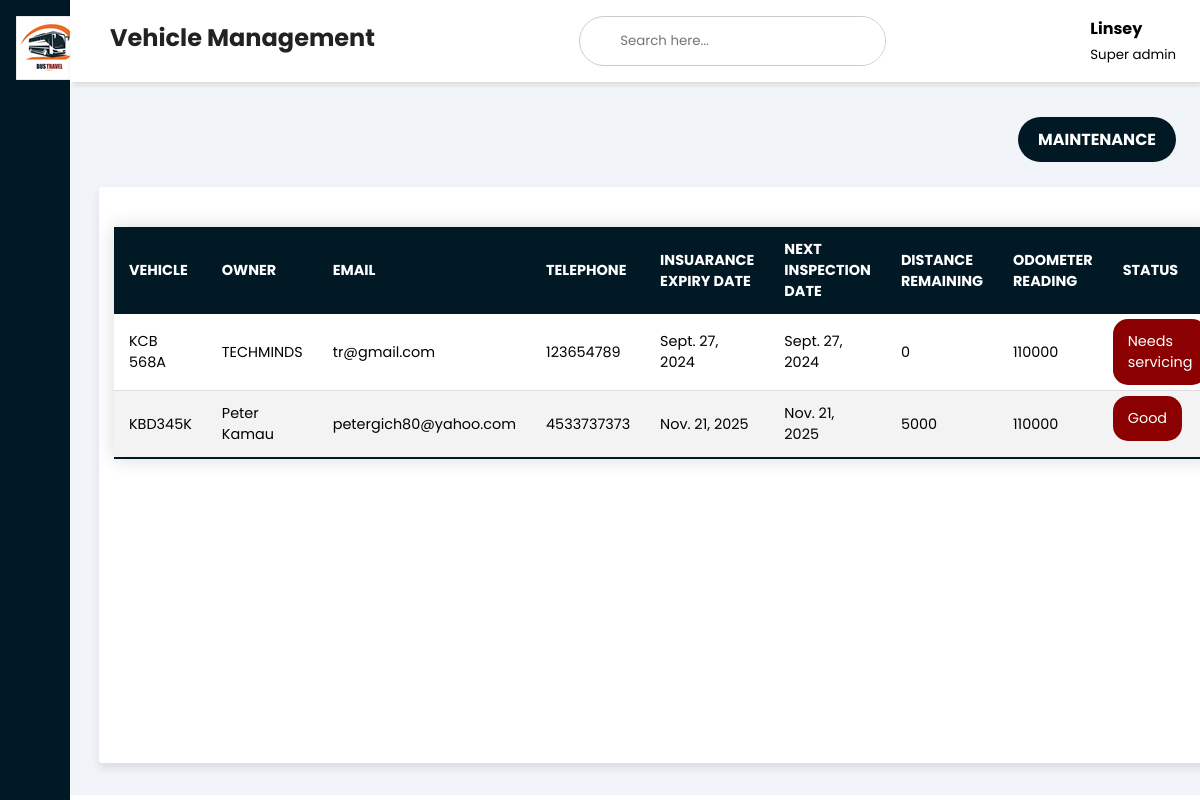
/vehicle (signed in), run on the app's committed database.
### vehicle_app/models.py (models this page shows, shortened)
class Vehicle(models.Model):
    Plate_no = models.CharField(max_length=20, unique=True)
    vehicle_make = models.CharField(max_length=100)
    vehicle_type = models.CharField(max_length=100)
    owner = models.CharField(max_length=50)
    email = models.EmailField(max_length=30)
    telephone = models.IntegerField()
    Insuarance_start_date = models.DateField()
    Insuarance_expiry_date = models.DateField()
    last_inspection_date = models.DateField()
    next_inspection_date = models.DateField()
    last_service_distance = models.IntegerField()
    Distance_remaining = models.IntegerField(default=5000)
    odometer = models.IntegerField(default=0)
    expected_efficiency = models.IntegerField()

### vehicle_app/views.py (the view)
# urls.py: path('vehicle', views.vehicle, name='vehicle'),
@login_required(login_url="")
def vehicle(request):
    vehicles = Vehicle.objects.all()
    objects = []
    for veh in vehicles:
        if veh.Distance_remaining < 500:
            objects.append({"vehicle": veh, "status": "Needs servicing"})
        else:
            objects.append({"vehicle": veh, "status": "Good"})
    return render(request, "vehiclemanagement.html", {"objects": objects})

### templates/vehiclemanagement.html (shortened to what this page needs)
<!DOCTYPE html>
<html lang="en">
  <head>
    <link
      rel="stylesheet"
      href="https://maxst.icons8.com/vue-static/landings/line-awesome/line-awesome/1.3.0/css/line-awesome.min.css"
    />
    <link href="../static/styles.css" rel="stylesheet" />
  </head>
  <body>
    <div class="sidebar">
      <div class="sidebar-brand">
        <h2>
          <img src="../static/Techminds-logo.png">
        </h2>
      </div>
      <div class="sidebar-menu">
        <ul>
          <li>
            <a href="{% url 'dashboard'%}"
              ><span class="las la-igloo"></span><span>Dashboard</span></a
            >
          </li>
          <li>
            <a href="http://127.0.0.1:8000/admin/auth/user/"
              ><span class="las la-users"></span><span>Users</span></a
            >
          </li>
          <li>
            <a href="{% url 'drivers'%}"
              ><span class="las la-id-card"></span><span>Drivers</span></a
            >
          </li>
          <li>
            <a href="{% url 'vehicles'%}"
              ><span class="las la-car"></span><span>Vehicles</span></a
            >
          </li>
          <li>
            <a href="{% url 'approvers'%}"
                ><span class="las la-thumbs-up"></span
                ><span>Approvers</span></a
              >
            </li>
          <li>
            <a href="{% url 'journey'%}"
              ><span class="las la-receipt"></span
              ><span>Journey Management</span></a
            >
          </li>
          <li>
            <a href="{% url "vehicle"%}"
              ><span class="las la-clipboard-check"></span
              ><span>Vehicle Management</span></a
            >
          </li>
            <li>
              <a href="{% url "fuel" %}"
                  ><span class="las la-gas-pump"></span
                  ><span>Fuels</span></a
                >
              </li>
            <li>
              <a href="{% url "tracking" %}"
                  ><span class="las la-chart-line"></span
                  ><span>Tracking</span></a
                >
              </li>
        </ul>
        <ul class="bottom-menu">
          <li>
              <a href="{% url 'logout' %}"
                  ><span class="las la-sign-out-alt"></span><span>Logout</span></a
              >
          </li>
      </ul>
      </div>
    </div>
    <div class="main-content">
      <header>
        <h2>
          <label for="nav-toggle">
            <span class="las la-bars"></span>
          </label>
          Vehicle Management
        </h2>
        <div class="search-wrapper">
          <input type="" placeholder="Search here..." />
        </div>
        <div class="user=wrapper">
          <div>
            <h4>{{ request.user.username }}</h4>
            <small>
              {% if request.user.is_superuser %}
                  Super admin
                  {% elif request.user.is_staff %}
                      Staff
                      {% else %}
                          Regular User
                          {% endif %}
            </small>
          </div>
      </header>
      <main>
        <div class="button">
          <a href="{% url "vehiclemaintenance" %}">
          <button>MAINTENANCE</button>
        </a>
        </div>
        <br />
        <div class="container2">
          <table class="content-table">
            <thead>
            <tr>
              <th>VEHICLE</th>
              <th>OWNER</th>
              <th>EMAIL</th>
              <th>TELEPHONE</th>
              <th>INSUARANCE EXPIRY DATE</th>
              <th>NEXT INSPECTION DATE</th>
              <th>DISTANCE REMAINING</th>
              <th>ODOMETER READING</th>
              <th>STATUS</th>
            </tr>
          </thead>
          <tbody>
            {% if objects %}
            {% for item in objects %}
            <tr>
              <td>{{ item.vehicle.Plate_no }}</td>
              <td>{{ item.vehicle.owner }}</td>
              <td>{{ item.vehicle.email }}</td>
              <td>{{ item.vehicle.telephone }}</td>
              <td class="ied">{{ item.vehicle.Insuarance_expiry_date }}</td>
              <td class="ied">{{ item.vehicle.next_inspection_date }}</td>
              <td>{{ item.vehicle.Distance_remaining }}</td>
              <td>{{ item.vehicle.odometer }}</td>
              <td class="status">{{item.status}}</td>
            </tr>
            {% endfor %}
            {% endif %}
          </tbody>
          </table>
        </div>
        </div>
  </body>
</html>

### static/styles.css (style rules this page uses)
:root { --main-color: #011825; --color-dark: #311e1d; --text-grey: #8390a2; }
* { padding: 0; margin: 0; box-sizing: border-box; list-style-type: none; text-decoration: none; font-family: "Poppins", sans-serif; }
.sidebar { width: 345px; position: fixed; left: 0; top: 0; height: 100%; background: var(--main-color); z-index: 100%; transition: width 300ms; }
.sidebar-brand { height: 90px; padding: 1rem 0rem 1rem 2rem; color: #fff; }
.sidebar-menu { margin-top: 1rem; }
.sidebar-menu li { width: 100%; margin-bottom: 1.7rem; padding-left: 1rem; }
.sidebar-menu a { padding-left: 1rem; display: block; color: #fff; font-size: 1.1rem; }
.sidebar-menu a span:first-child { font-size: 1.5rem; padding-right: 1rem; }
.bottom-menu { list-style: none; padding: 0; position: absolute; bottom: 0; width: 100%; }
.bottom-menu li { display: block; padding: 10px 20px; background-color: var(--main-color); }
.bottom-menu li a { text-decoration: none; color: #fff; }
.main-content { transition: margin-left 300ms; margin-left: 345px; }
header { background: #fff; display: flex; justify-content: space-between; padding: 1rem 1.5rem; box-shadow: 2px 2px 5px rgba(0, 0, 0, 0.2); position: fixed; left: 345px; width: calc(100% - 345px); top: 0; z-index: 100; transition: width 300ms; }
header h2 { color: #222; }
header label span { font-size: 1.7rem; padding-right: 1rem; }
.search-wrapper { border: 1px solid #ccc; border-radius: 30px; height: 50px; display: flex; align-items: center; overflow-x: hidden; }
.search-wrapper input { height: 100%; padding: 0.5rem; border: none; outline: none; }
main { margin-top: 85px; padding: 2rem 1.5rem; background: #f1f5f9; min-height: calc(100vh - 90px); }
@media only screen and (max-width: 1200px) { .sidebar { width: 70px; } }
@media only screen and (max-width: 1200px) { .sidebar .sidebar-brand, .sidebar .sidebar li { padding-left: 1rem; text-align: center; } }
@media only screen and (max-width: 1200px) { .sidebar li a { padding-left: 0rem; } }
@media only screen and (max-width: 1200px) { .main-content { margin-left: 70px; } }
@media only screen and (max-width: 1200px) { .main-content header { width: calc(100% - 70px); left: 70px; } }
.button { display: flex; justify-content: right; }
.button a button { padding: 10px 20px; background-color: var(--main-color); color: #ffffff; border: none; border-radius: 25px; font-size: 16px; font-weight: bold; text-align: center; text-decoration: none; display: inline-block; transition: all 0.3s linear; }
.container2 { position: fixed; max-width: 2000px; border-radius: 3px; padding: 15px; margin: 0 5px; scroll-behavior: smooth; background-color: #fff; box-shadow: 0 5px 10px rgba(0, 0, 0, 0.1); overflow: scroll; height: 72%; }
button { display: flex; align-items: center; justify-content: center; height: 45px; max-width: 200px; width: 100%; border: none; outline: none; color: #fff; border-radius: 5px; background-color: var(--main-color); transition: all 0.3s linear; cursor: pointer; }
.content-table { border-collapse: collapse; margin: 25px 0; font-size: 0.9em; min-width: 400px; border-radius: 5px 5px 0 0; overflow: auto; box-shadow: 0 0 20px rgba(0, 0, 0, 0.15); }
.content-table thead tr { background-color: var(--main-color); color: #fff; text-align: left; font-weight: bold; }
.content-table th, .content-table td { padding: 12px 15px; }
.content-table tbody tr { border-bottom: 1px solid #dddddd; }
.content-table tbody tr:nth-of-type(even) { background-color: #f3f3f3; }
.content-table tbody tr:last-of-type { border-bottom: 2px solid var(--main-color); }

### data on the page
Vehicle: vehicle.Plate_no "KCB 568A", vehicle.owner "TECHMINDS", vehicle.email "tr@gmail.com", vehicle.telephone "123654789", vehicle.Insuarance_expiry_date "Sept. 27, 2024", vehicle.next_inspection_date "Sept. 27, 2024", vehicle.Distance_remaining "0", vehicle.odometer "110000", status "Needs servicing"
Vehicle: vehicle.Plate_no "KBD345K", vehicle.owner "Peter Kamau", vehicle.email "petergich80@yahoo.com", vehicle.telephone "4533737373", vehicle.Insuarance_expiry_date "Nov. 21, 2025", vehicle.next_inspection_date "Nov. 21, 2025", vehicle.Distance_remaining "5000", vehicle.odometer "110000", status "Good"

### other printed values
{{ request.user.username }} "Linsey"
